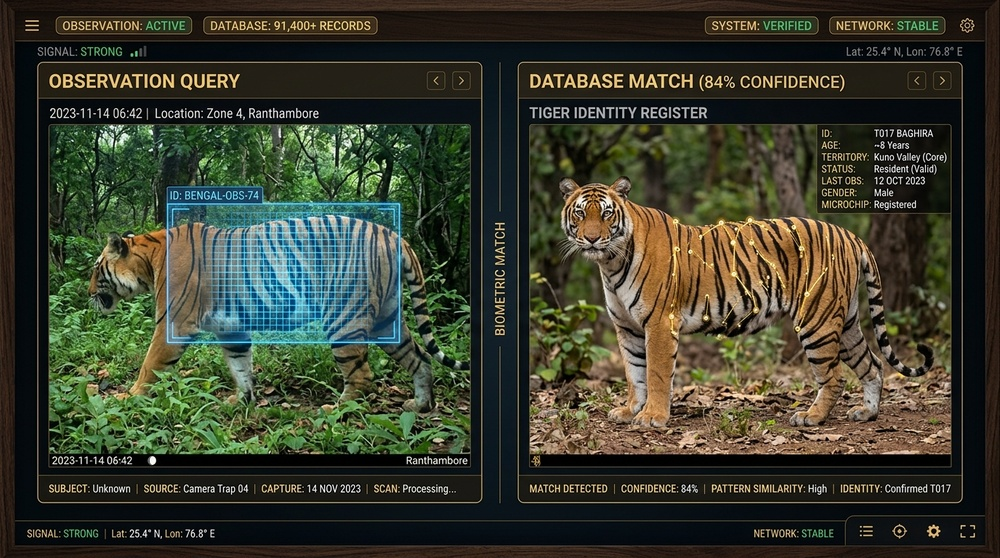
#> input picture assets/tiger_biometric_review_comparison.jpg, 1000 x 558 px, shrunk from 1376 x 768 before the run
$ python -i side_classifier.py   (imports and definitions only)   (older library calls are emulated)
#> lines starting #> are read from the running program, lines starting #| are printed output that depends on the picture
"""Tiger Flank Side Classification and Quality Assessment.

Accurately predicts flank orientation (LEFT, RIGHT, FRONTAL) and assesses
image sharpness, contrast, and stripe visibility for Re-ID matching.
"""
from dataclasses import dataclass
from pathlib import Path
from typing import Literal
import cv2
import numpy as np
from PIL import Image


@dataclass
class FlankAssessment:
    side: Literal["LEFT", "RIGHT", "FRONTAL", "REAR", "UNKNOWN"]
    quality_score: float      # Overall flank quality (0.0 to 1.0)
    blur_score: float         # Image sharpness (0.0 to 1.0)
    exposure_score: float     # Lighting balance (0.0 to 1.0)
    confidence: float         # Side orientation confidence (0.0 to 1.0)


def classify_flank(image_path: str | Path) -> FlankAssessment:
    """Analyze tiger flank image to determine side (LEFT/RIGHT) and quality score."""
    path = Path(image_path)
    fn_lower = path.name.lower()

    # 1. Filename explicit hints
    if "right" in fn_lower or "_r." in fn_lower or "_r_" in fn_lower:
        side_hint = "RIGHT"
        side_conf = 0.98
    elif "left" in fn_lower or "_l." in fn_lower or "_l_" in fn_lower:
        side_hint = "LEFT"
        side_conf = 0.98
    elif "frontal" in fn_lower or "front" in fn_lower or "face" in fn_lower:
        side_hint = "FRONTAL"
        side_conf = 0.95
    else:
        side_hint = None
        side_conf = 0.50

    # 2. Visual analysis using OpenCV / NumPy
    blur_score = 0.85
    exposure_score = 0.90
    detected_side = side_hint or "LEFT"

    try:
        img = cv2.imread(str(path))
#> img is the input picture: shape (558, 1000, 3); mean B, G, R 45.7, 60.7, 57.9
        if img is not None:
            h, w = img.shape[:2]
#> h = 558; w = 1000
            gray = cv2.cvtColor(img, cv2.COLOR_BGR2GRAY)
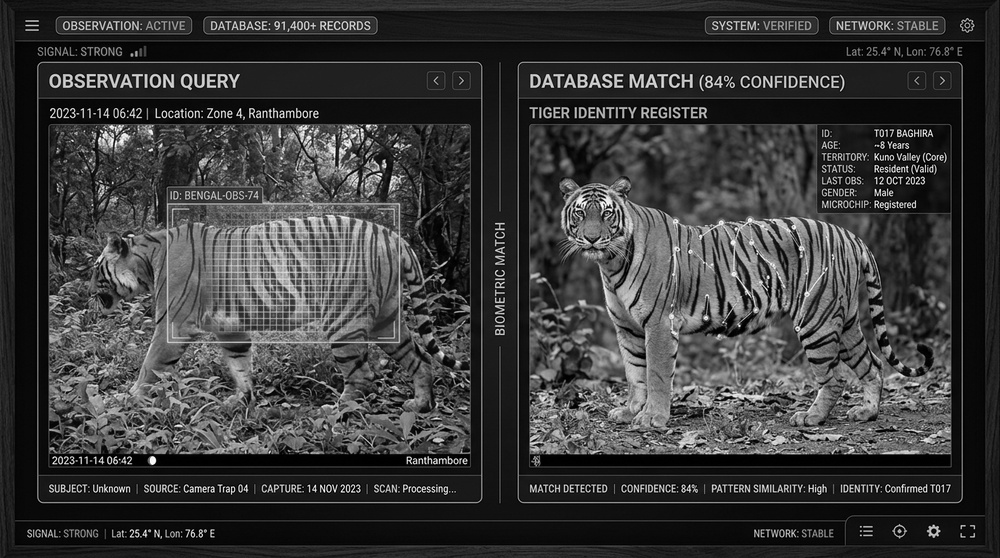
#> gray: shape (558, 1000); min 0, max 255, mean 58.2

            # Sharpness / Blur score via Laplacian variance
            lap_var = cv2.Laplacian(gray, cv2.CV_64F).var()
#> lap_var = 4750.5
            # Normalize: lap_var < 50 is blurry, > 500 is very sharp
            blur_score = float(np.clip(lap_var / 400.0, 0.4, 0.99))
#> blur_score = 0.99

            # Exposure balance: mean luminance and contrast
            mean_lum = float(np.mean(gray))
#> mean_lum = 58.16
            exposure_score = float(1.0 - abs(mean_lum - 128.0) / 160.0)
#> exposure_score = 0.563
            exposure_score = float(np.clip(exposure_score, 0.5, 0.98))

            if side_hint is None:
                # Analyze horizontal spatial asymmetry
                # Split left half and right half
                mid = w // 2
#> mid = 500
                left_half = gray[:, :mid]
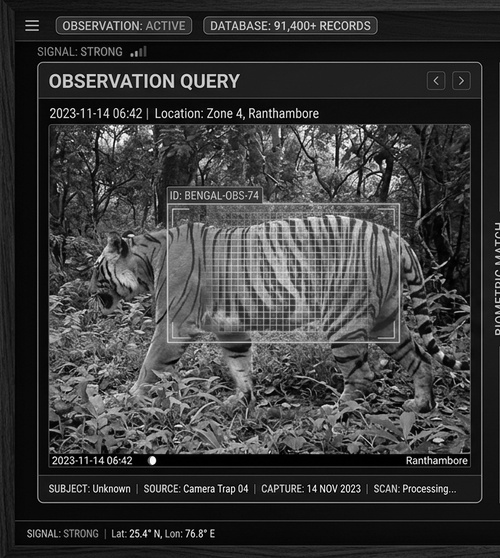
#> left_half: shape (558, 500); min 0, max 255, mean 58.7
                right_half = gray[:, mid:]
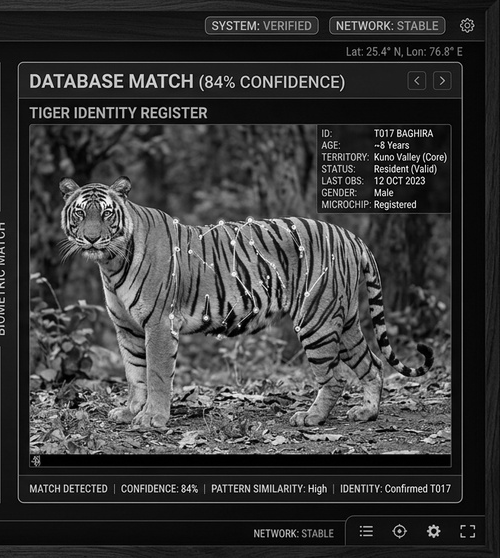
#> right_half: shape (558, 500); min 0, max 255, mean 57.7

                left_grad = cv2.Sobel(left_half, cv2.CV_64F, 1, 0, ksize=3).var()
#> left_grad = 19791.7
                right_grad = cv2.Sobel(right_half, cv2.CV_64F, 1, 0, ksize=3).var()
#> right_grad = 20426

                left_brightness = np.mean(left_half)
#> left_brightness = 58.66
                right_brightness = np.mean(right_half)
#> right_brightness = 57.65

                # Aspect ratio check: tall/square images are often frontal
                aspect_ratio = w / max(1, h)
#> aspect_ratio = 1.79
                if aspect_ratio < 0.95 and abs(left_grad - right_grad) / max(1.0, left_grad + right_grad) < 0.12:
                    detected_side = "FRONTAL"
                    side_conf = 0.82
                elif left_grad > right_grad * 1.15 or left_brightness > right_brightness * 1.20:
                    # Head/feature concentration on left side -> Tiger walking left -> RIGHT flank exposed
                    detected_side = "RIGHT"
                    side_conf = min(0.92, 0.72 + abs(left_grad - right_grad) / max(1.0, left_grad + right_grad))
                else:
                    # Tiger walking right or facing right -> LEFT flank exposed
                    detected_side = "LEFT"
                    side_conf = min(0.92, 0.72 + abs(right_grad - left_grad) / max(1.0, left_grad + right_grad))
#> side_conf = 0.736
        else:
            detected_side = side_hint or "LEFT"
    except Exception:
        detected_side = side_hint or "LEFT"

    # Overall flank quality is weighted combination of sharpness and lighting
    quality = round(float(0.55 * blur_score + 0.45 * exposure_score), 3)
#> quality = 0.798

    return FlankAssessment(
        side=detected_side,
        quality_score=quality,
        blur_score=round(blur_score, 3),
        exposure_score=round(exposure_score, 3),
        confidence=round(side_conf, 3),
    )


def validate_side(side: str) -> str:
    """Validate flank side string value."""
    s = str(side).upper()
    return s if s in {"LEFT", "RIGHT", "FRONTAL", "REAR", "UNKNOWN"} else "UNKNOWN"

>>> result = classify_flank('../../assets/tiger_biometric_review_comparison.jpg')
